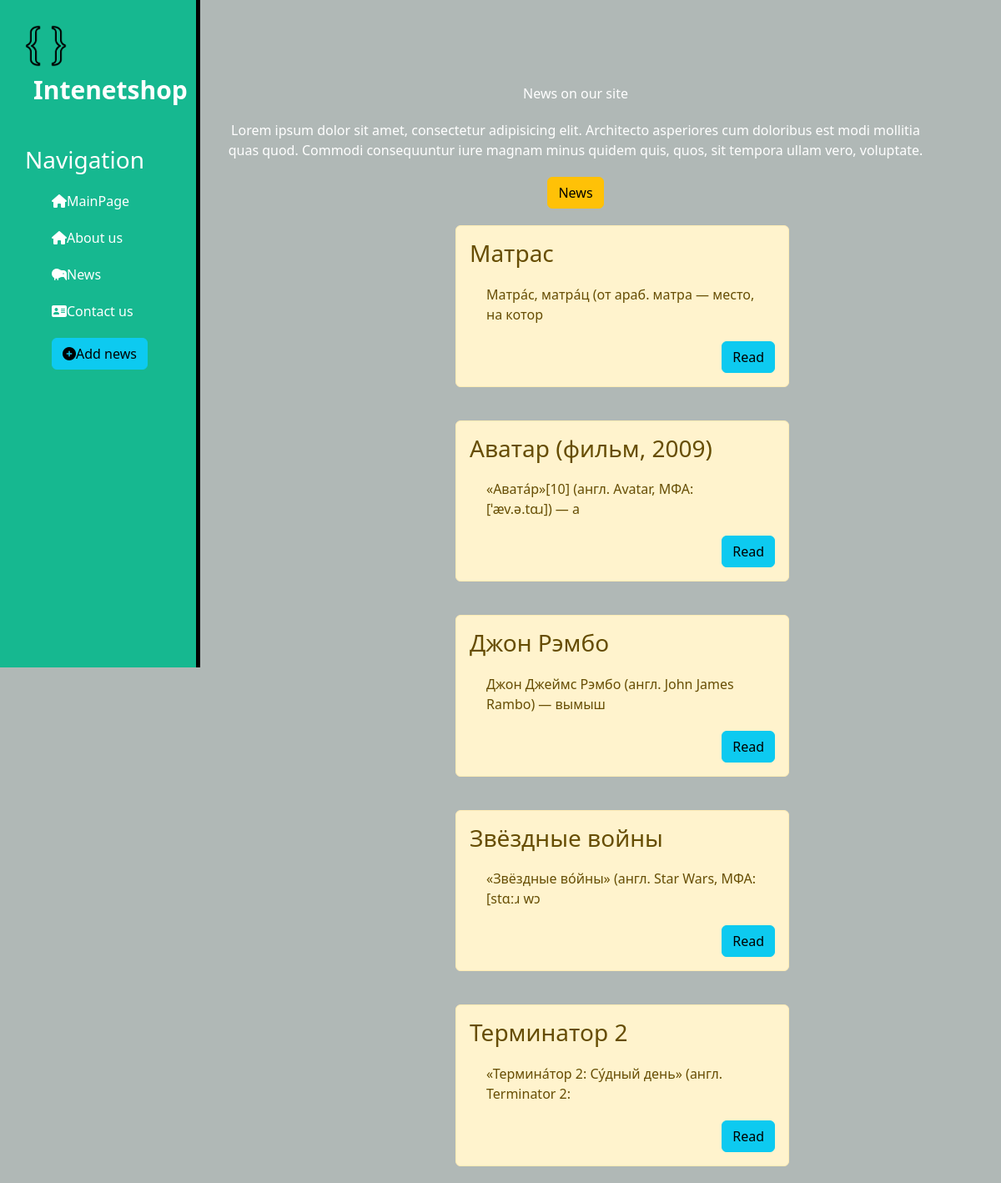
Page /news/ on the committed database.
### news/models.py (models this page shows, shortened)
class Articles(models.Model):
    title = models.CharField('Name of article', max_length=50)
    slug = models.SlugField(max_length=255, unique=True, db_index=True, verbose_name="URL")
    anons = models.CharField('Anons', max_length=50)
    full_text = models.TextField('Article')
    date = models.DateTimeField("Date of publication", default=datetime.now)
    class Meta:
        verbose_name = 'Новости'
        verbose_name_plural = 'Новости'

### news/views.py (the view)
# urls.py: path('', views.news_home, name='news_home'),
def news_home(request):
    news = Articles.objects.all
    return render(request, 'news/news_home.html', {'news': news})

### news/templates/news/news_home.html
{% extends 'main/layout.html'%}
{% block content %}
<div class="features" xmlns="http://www.w3.org/1999/html">
        <h>News on our site</h>
        <p>Lorem ipsum dolor sit amet, consectetur adipisicing elit. Architecto asperiores cum doloribus est modi mollitia quas quod. Commodi consequuntur iure magnam minus quidem quis, quos, sit tempora ullam vero, voluptate.</p>
        <button class="btn btn-warning">News</button>
        {% if news %}
                {% for ar in news %}
                    <div class="alert alert-warning">
                        <h3>{{ar.title}}</h3>
                        <p>{{ar.anons}}</p>
                        <a href="{% url 'detail_view'  ar.slug %}" class="btn btn-info">Read</a>
                    </div>
                {% endfor %}
         {% else %}
                        <a>You hove no articles!</a>
         {% endif %}
</div>
{% endblock %}

### main/templates/main/layout.html (shortened to what this page needs)
{% load static %}
<!DOCTYPE html>
<html lang="en">
<head>
<link rel="stylesheet" href="https://cdn.jsdelivr.net/npm/bootstrap@5.2.0/dist/css/bootstrap.min.css" rel="stylesheet">
<link rel="stylesheet" href="{% static 'main/css/main.css' %}">
</head>
<body>
<aside>
        <img src="{% static 'main/images/brackets.png'%}" width="50" height="50" >
        <span class="logo">Intenetshop</span>
        <h3>Navigation</h3>
        <ul>
            <a href="{% url 'main' %}"><li><i class="fa-solid fa-house"></i>MainPage</li></a>
            <a href="{% url 'about' %}"><li><i class="fa-solid fa-house"></i>About us</li></a>
            <a href="{% url 'news_home' %}"><li><i class="fa-solid fa-kiwi-bird"></i>News</li></a>
            <a href=""><li><i class="fa-solid fa-address-card"></i>Contact us</li></a>
            <a href="{% url 'create' %}"><li><button class="btn btn-info"><i class="fas fa-plus-circle"></i>Add news</button></li></a>
        </ul>
</aside>
<main>
    {% block content%}
    {% endblock %}
</main>
</body>
</html>

### main/static/main/css/main.css (style rules this page uses)
body { background: #b0b8b6; }
aside { float: left; background: #16b890; width: 20%; padding: 2.5%; height: 100vh; color: #fff; border-right: 5px solid #000000; }
aside .logo { font-size: 30px; margin-left: 10px; font-weight: bold; position:relative; top: 5px; }
aside h3 { margin-top: 50px; font-size: 28; }
aside ul { list-style: none }
aside ul li { color: #fff; display: block; margin-top: 20px; transition: transform .6s ease; }
main .features { float: left; color: #fff; margin-top: 100px; text-align: center; width: 75%; }
main .features p { max-width: 4000px; margin: 20px }
main .features a { float: right }
.alert-warning { float: left; clear: both; width: 400px; margin: 20px 34%; text-align: left; }

### main/templates/main/layout.html (style rules this page uses)
a { text-decoration: none; }

### rows in the picture
Articles: title "Матрас", anons "Матра́с, матра́ц (от араб. матра — место, на котор"
Articles: title "Аватар (фильм, 2009)", anons "«Авата́р»[10] (англ. Avatar, МФА: [ˈæv.ə.tɑɹ]) — а"
Articles: title "Джон Рэмбо", anons "Джон Джеймс Рэмбо (англ. John James Rambo) — вымыш"
Articles: title "Звёздные войны", anons "«Звёздные во́йны» (англ. Star Wars, МФА: [stɑːɹ wɔ"
Articles: title "Терминатор 2", anons "«Термина́тор 2: Су́дный день» (англ. Terminator 2:"
